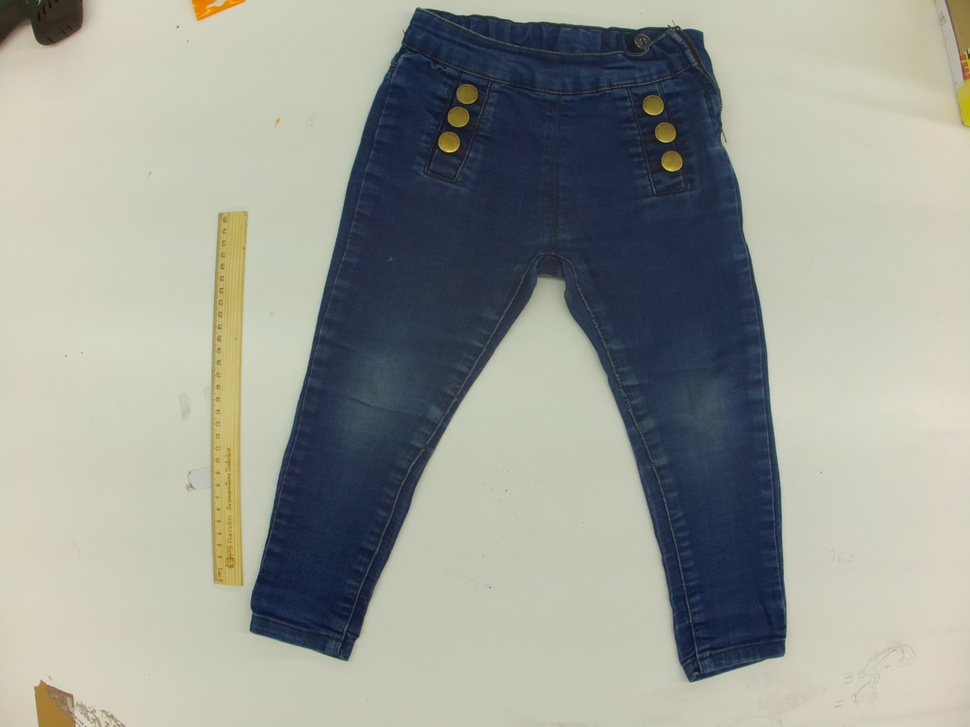
#> input picture test_images_mesurements/semburaco.jpg, 970 x 727 px, shrunk from 4056 x 3040 before the run, found by its file name
$ python universal_defect_detector_final.py
#> lines starting #> are read from the running program, lines starting #| are printed output that depends on the picture; after the words box and inside, x2 and y2 are one past the last pixel; in counts of white or black regions, pixels touching at a corner belong together; pictures that were not available may be replaced by others from this repository, and a replacement may not be noted
#!/usr/bin/env python3
"""
Universal Defect Detector - Final Version
Optimized for detecting even the smallest defects by comparing golden vs test images
Works with any apparel type
"""

import cv2
import numpy as np
from pathlib import Path
import json
from datetime import datetime

class UniversalDefectDetectorFinal:
    """Final version - extremely sensitive defect detection"""

    def __init__(self):
        self.min_defect_area = 20  # Very small minimum area
        self.debug = True

    def detect_defects(self, golden_path, test_path, output_path=None):
        """
        Main detection method - compares golden vs test image

        Args:
            golden_path: Path to reference image (no defects)
            test_path: Path to test image (may have defects)
            output_path: Optional visualization output path

        Returns:
            Dict with detection results
        """
        print(f"\n{'='*60}")
        print("UNIVERSAL DEFECT DETECTOR - FINAL VERSION")
        print(f"{'='*60}")

        # Load images
        print(f"\n📷 Loading images...")
        golden = cv2.imread(str(golden_path))
        test = cv2.imread(str(test_path))

        if golden is None or test is None:
            print("❌ Error loading images")
            return None

        h, w = golden.shape[:2]
        print(f"  Image size: {w}x{h}")

        # Ensure same size
        if golden.shape != test.shape:
            test = cv2.resize(test, (golden.shape[1], golden.shape[0]))

        # Convert to grayscale for initial alignment check
        gray_golden = cv2.cvtColor(golden, cv2.COLOR_BGR2GRAY)
        gray_test = cv2.cvtColor(test, cv2.COLOR_BGR2GRAY)

        # Simple alignment using template matching for small shifts
        print("\n🎯 Aligning images...")
        aligned_test = self.align_simple(golden, test)

        # Multiple detection strategies
        print("\n🔍 Running multi-strategy defect detection...")

        defects = []

        # Strategy 1: Direct pixel difference
        print("  1️⃣ Direct pixel difference...")
        defects1 = self.detect_by_pixel_diff(golden, aligned_test)
        defects.extend(defects1)

        # Strategy 2: Local texture analysis
        print("  2️⃣ Local texture analysis...")
        defects2 = self.detect_by_texture(golden, aligned_test)
        defects.extend(defects2)

        # Strategy 3: Color channel analysis
        print("  3️⃣ Color channel analysis...")
        defects3 = self.detect_by_color_channels(golden, aligned_test)
        defects.extend(defects3)

        # Strategy 4: Edge-based detection
        print("  4️⃣ Edge-based detection...")
        defects4 = self.detect_by_edges(golden, aligned_test)
        defects.extend(defects4)

        # Remove duplicates
        defects = self.remove_duplicates(defects)

        # Sort by confidence
        defects.sort(key=lambda x: x['confidence'], reverse=True)

        print(f"\n✅ Total defects found: {len(defects)}")

        # Show top defects
        for i, defect in enumerate(defects[:5], 1):
            print(f"\n  {i}. Defect at ({defect['center'][0]}, {defect['center'][1]})")
            print(f"     Method: {defect['method']}")
            print(f"     Size: {defect['bbox'][2]}x{defect['bbox'][3]} pixels")
            print(f"     Confidence: {defect['confidence']:.1%}")

        # Create visualization
        if output_path:
            self.visualize_results(golden, test, aligned_test, defects, output_path)

        # Return results
        return {
            'timestamp': datetime.now().isoformat(),
            'golden_image': str(golden_path),
            'test_image': str(test_path),
            'total_defects': len(defects),
            'defects': defects[:20]  # Top 20
        }

    def align_simple(self, img1, img2):
        """Simple alignment for small shifts"""
        # Convert to grayscale
        gray1 = cv2.cvtColor(img1, cv2.COLOR_BGR2GRAY)
        gray2 = cv2.cvtColor(img2, cv2.COLOR_BGR2GRAY)

        # Find shift using phase correlation
        shift = cv2.phaseCorrelate(np.float32(gray1), np.float32(gray2))[0]

        # Apply shift
        M = np.float32([[1, 0, shift[0]], [0, 1, shift[1]]])
        aligned = cv2.warpAffine(img2, M, (img1.shape[1], img1.shape[0]))

        return aligned

    def detect_by_pixel_diff(self, golden, test):
        """Detection by direct pixel difference"""
        defects = []

        # Multiple color spaces
        # BGR difference
        diff_bgr = cv2.absdiff(golden, test)
        diff_gray = cv2.cvtColor(diff_bgr, cv2.COLOR_BGR2GRAY)

        # Apply very low threshold to catch small differences
        _, binary = cv2.threshold(diff_gray, 15, 255, cv2.THRESH_BINARY)

        # Clean up
        kernel = np.ones((3,3), np.uint8)
        binary = cv2.morphologyEx(binary, cv2.MORPH_CLOSE, kernel)
        binary = cv2.morphologyEx(binary, cv2.MORPH_OPEN, kernel, iterations=1)

        # Find contours
        contours, _ = cv2.findContours(binary, cv2.RETR_EXTERNAL, cv2.CHAIN_APPROX_SIMPLE)

        for contour in contours:
            area = cv2.contourArea(contour)
            if area > self.min_defect_area:
                x, y, w, h = cv2.boundingRect(contour)
                cx = x + w // 2
                cy = y + h // 2

                # Calculate mean difference
                mask = np.zeros(diff_gray.shape, np.uint8)
                cv2.drawContours(mask, [contour], -1, 255, -1)
                mean_diff = cv2.mean(diff_gray, mask=mask)[0]

                confidence = min(1.0, mean_diff / 50)

                defects.append({
                    'method': 'pixel_diff',
                    'bbox': [x, y, w, h],
                    'center': [cx, cy],
                    'area': float(area),
                    'confidence': float(confidence)
                })

        return defects

    def detect_by_texture(self, golden, test):
        """Detection by local texture analysis"""
        defects = []

        # Convert to grayscale
        gray_golden = cv2.cvtColor(golden, cv2.COLOR_BGR2GRAY)
        gray_test = cv2.cvtColor(test, cv2.COLOR_BGR2GRAY)

        # Divide image into blocks and compare
        block_size = 50
        h, w = gray_golden.shape

        for y in range(0, h - block_size, block_size // 2):
            for x in range(0, w - block_size, block_size // 2):
                # Extract blocks
                block_golden = gray_golden[y:y+block_size, x:x+block_size]
                block_test = gray_test[y:y+block_size, x:x+block_size]

                # Calculate histogram difference
                hist_golden = cv2.calcHist([block_golden], [0], None, [256], [0, 256])
                hist_test = cv2.calcHist([block_test], [0], None, [256], [0, 256])

                # Compare histograms
                diff = cv2.compareHist(hist_golden, hist_test, cv2.HISTCMP_BHATTACHARYYA)

                # If significant difference
                if diff > 0.3:  # Threshold for texture difference
                    confidence = min(1.0, diff)

                    defects.append({
                        'method': 'texture',
                        'bbox': [x, y, block_size, block_size],
                        'center': [x + block_size // 2, y + block_size // 2],
                        'area': float(block_size * block_size),
                        'confidence': float(confidence)
                    })

        return defects

    def detect_by_color_channels(self, golden, test):
        """Detection by analyzing individual color channels"""
        defects = []

        # Split channels
        b_g, g_g, r_g = cv2.split(golden)
        b_t, g_t, r_t = cv2.split(test)

        # Check each channel
        for channel_g, channel_t, channel_name in [(b_g, b_t, 'blue'),
                                                    (g_g, g_t, 'green'),
                                                    (r_g, r_t, 'red')]:
            diff = cv2.absdiff(channel_g, channel_t)

            # Threshold
            _, binary = cv2.threshold(diff, 20, 255, cv2.THRESH_BINARY)

            # Find contours
            contours, _ = cv2.findContours(binary, cv2.RETR_EXTERNAL, cv2.CHAIN_APPROX_SIMPLE)

            for contour in contours:
                area = cv2.contourArea(contour)
                if area > self.min_defect_area:
                    x, y, w, h = cv2.boundingRect(contour)
                    cx = x + w // 2
                    cy = y + h // 2

                    confidence = min(1.0, area / 1000)

                    defects.append({
                        'method': f'color_{channel_name}',
                        'bbox': [x, y, w, h],
                        'center': [cx, cy],
                        'area': float(area),
                        'confidence': float(confidence)
                    })

        return defects

    def detect_by_edges(self, golden, test):
        """Detection by edge analysis"""
        defects = []

        # Convert to grayscale
        gray_golden = cv2.cvtColor(golden, cv2.COLOR_BGR2GRAY)
        gray_test = cv2.cvtColor(test, cv2.COLOR_BGR2GRAY)

        # Detect edges
        edges_golden = cv2.Canny(gray_golden, 30, 100)
        edges_test = cv2.Canny(gray_test, 30, 100)

        # Find edge differences
        edge_diff = cv2.absdiff(edges_golden, edges_test)

        # Dilate to connect nearby edges
        kernel = np.ones((5,5), np.uint8)
        edge_diff = cv2.dilate(edge_diff, kernel, iterations=1)

        # Find contours
        contours, _ = cv2.findContours(edge_diff, cv2.RETR_EXTERNAL, cv2.CHAIN_APPROX_SIMPLE)

        for contour in contours:
            area = cv2.contourArea(contour)
            if area > self.min_defect_area * 2:  # Slightly larger threshold for edges
                x, y, w, h = cv2.boundingRect(contour)
                cx = x + w // 2
                cy = y + h // 2

                confidence = min(1.0, area / 500)

                defects.append({
                    'method': 'edge',
                    'bbox': [x, y, w, h],
                    'center': [cx, cy],
                    'area': float(area),
                    'confidence': float(confidence)
                })

        return defects

    def remove_duplicates(self, defects):
        """Remove duplicate detections"""
        unique = []

        for defect in defects:
            is_duplicate = False
            cx, cy = defect['center']

            for existing in unique:
                ex, ey = existing['center']
                dist = np.sqrt((cx - ex)**2 + (cy - ey)**2)

                # If too close, consider duplicate
                if dist < 30:
                    is_duplicate = True
                    # Keep the one with higher confidence
                    if defect['confidence'] > existing['confidence']:
                        unique.remove(existing)
                        is_duplicate = False
                    break

            if not is_duplicate:
                unique.append(defect)

        return unique

    def visualize_results(self, golden, test, aligned, defects, output_path):
        """Create visualization of results"""
        img_h, img_w = test.shape[:2]

        # Mark defects
        marked = test.copy()

        # Draw each defect
        for i, defect in enumerate(defects[:10]):  # Top 10
            x, y, w, h = defect['bbox']
            cx, cy = defect['center']
            method = defect['method']
            conf = defect['confidence']

            # Color by method
            colors = {
                'pixel_diff': (0, 0, 255),      # Red
                'texture': (255, 0, 0),          # Blue
                'edge': (0, 255, 0),             # Green
            }

            color = colors.get(method.split('_')[0], (0, 255, 255))  # Default yellow

            # Draw rectangle
            cv2.rectangle(marked, (x, y), (x+w, y+h), color, 2)

            # Draw center
            cv2.circle(marked, (cx, cy), 3, color, -1)

            # Add text
            text = f"#{i+1} {method} ({conf:.0%})"
            cv2.putText(marked, text, (x, y-5), cv2.FONT_HERSHEY_SIMPLEX,
                       0.4, color, 1)

        # Create grid
        grid = np.zeros((img_h*2, img_w*2, 3), dtype=np.uint8)
        grid[:img_h, :img_w] = golden
        grid[:img_h, img_w:] = test
        grid[img_h:, :img_w] = aligned
        grid[img_h:, img_w:] = marked

        # Add labels
        font = cv2.FONT_HERSHEY_SIMPLEX
        cv2.putText(grid, "GOLDEN IMAGE", (10, 40), font, 1, (0, 255, 0), 2)
        cv2.putText(grid, "TEST IMAGE", (img_w+10, 40), font, 1, (0, 255, 255), 2)
        cv2.putText(grid, "ALIGNED TEST", (10, img_h+40), font, 1, (255, 255, 0), 2)
        cv2.putText(grid, f"DEFECTS: {len(defects)}", (img_w+10, img_h+40), font, 1, (0, 0, 255), 2)

        # Save
        cv2.imwrite(str(output_path), grid)
        print(f"\n💾 Visualization saved to: {output_path}")

        # Save marked only
        marked_path = str(output_path).replace('.png', '_marked.png')
        cv2.imwrite(marked_path, marked)
        print(f"💾 Marked image saved to: {marked_path}")


def main():
    """Test with provided images"""
    detector = UniversalDefectDetectorFinal()

    golden = "/home/celso/projects/qa_dashboard/test_images_mesurements/semburaco.jpg"
    test = "/home/celso/projects/qa_dashboard/test_images_mesurements/buraco.jpg"
    output = "/home/celso/projects/qa_dashboard/ai_mesurement/universal_final_result.png"

    result = detector.detect_defects(golden, test, output)
#> in detect_defects, golden is the input picture: shape (727, 970, 3); mean B, G, R 148.5, 156.2, 153.4
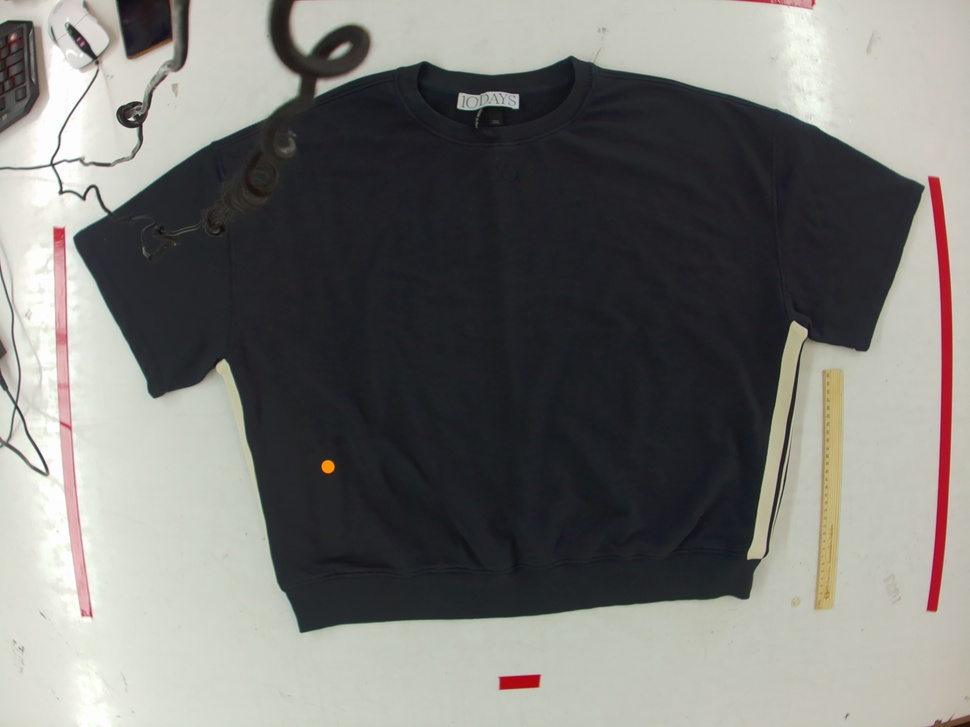
#> input picture test_images_mesurements/ant.jpg, 970 x 727 px, shrunk from 4056 x 3040 before the run, given in place of buraco.jpg, which was not available
#> in detect_defects, test is the input picture: shape (727, 970, 3); mean B, G, R 116.6, 119.9, 120.4
#|   Image size: 970x727
#> in align_simple, `shift = cv2.phaseCorrelate(np.float32(gray1), np.float32(gray2))[0]`: shift = (107.7, -0.0274)
#> in align_simple, `M = np.float32([[1, 0, shift[0]], [0, 1, shift[1]]])`: M = [[1, 0, 107.7], [0, 1, -0.0274]]
#> in detect_by_pixel_diff, `binary = cv2.morphologyEx(binary, cv2.MORPH_OPEN, kernel, iterations=1)`:
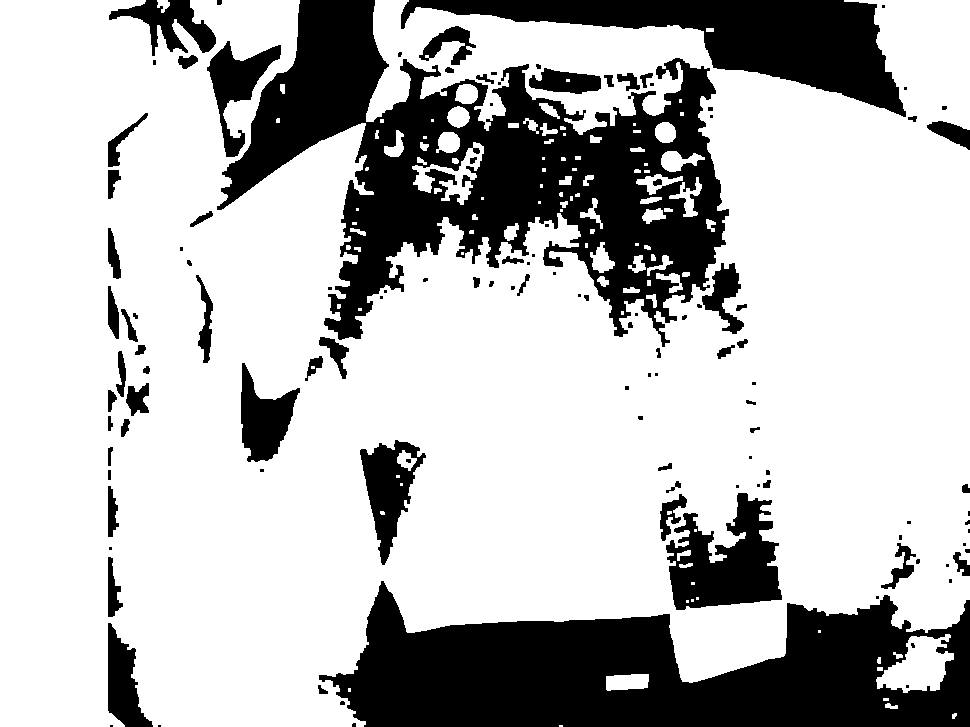
#> binary: shape (727, 970); 73.6% white; 120 black regions (52 under 20 px)
#> in detect_by_pixel_diff, `contours, _ = cv2.findContours(binary, cv2.RETR_EXTERNAL, cv2.CHAIN_AP..`: contours = 96 contours, 49 with area under 20; largest, box (x1, y1, x2, y2) and area: (0, 0, 970, 727) 532774, (876, 634, 954, 693) 2522, (412, 142, 484, 205) 1314, (606, 674, 649, 691) 572, (661, 151, 705, 172) 466
#> the loop in detect_by_pixel_diff, `for contour in contours:` made 96 passes
#> (area, x, y, w, h, cx, cy, mean_diff) on passes 3, 6, 9, 10: (35.5, 885, 703, 13, 6, 891, 706, 16.08), (571.5, 606, 674, 43, 17, 627, 682, 115.2), (25, 893, 652, 10, 7, 898, 655, 14.95), (2521.5, 876, 634, 78, 59, 915, 663, 16.42)
#> after the loop in detect_by_pixel_diff, `for contour in contours:`: defects = 47 items
#> in detect_by_texture, `h, w = gray_golden.shape`: h = 727; w = 970
#> after the loop in detect_by_texture, `for y in range(0, h - block_size, block_size // 2):`: defects = 1033 items
#> the loop in detect_by_color_channels, `for channel_g, channel_t, channel_name in [(b_g, b_t, 'blue'), (g_g, g..` made 3 passes
#> after the loop in detect_by_color_channels, `for channel_g, channel_t, channel_name in [(b_g, b_t, 'blue'),`:
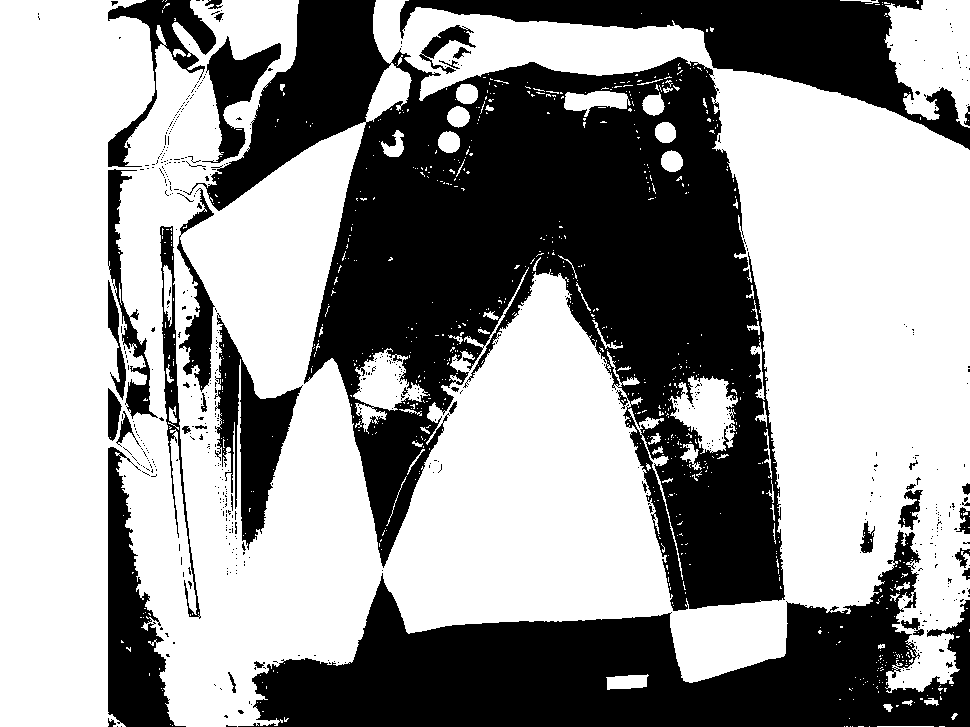
#> binary: shape (727, 970); 59.7% white; 606 black regions (559 under 20 px), largest, box (x1, y1, x2, y2) and area: (183, 0, 785, 611) 154750, (238, 530, 970, 727) 65467, (400, 0, 970, 150) 24228
#> after the loop in detect_by_color_channels, `for channel_g, channel_t, channel_name in [(b_g, b_t, 'blue'),`: defects = 24 items
#> in detect_by_edges, `contours, _ = cv2.findContours(edge_diff, cv2.RETR_EXTERNAL, cv2.CHAIN..`: contours = 33 contours; largest, box (x1, y1, x2, y2) and area: (32, 0, 970, 727) 363303, (919, 366, 952, 612) 3560, (930, 0, 970, 130) 2018, (0, 0, 86, 52) 1259, (848, 642, 915, 706) 1095
#> the loop in detect_by_edges, `for contour in contours:` made 33 passes
#> (area, x, y, w, h, cx, cy, confidence) on passes 1 to 4: (74, 172, 719, 20, 8, 182, 723, 0.148), (52.5, 221, 713, 10, 7, 226, 716, 0.105), (70.5, 950, 711, 9, 11, 954, 716, 0.141), (53, 236, 708, 9, 8, 240, 712, 0.106)
#> after the loop in detect_by_edges, `for contour in contours:`: defects = 27 items
#> the loop in remove_duplicates, `for defect in defects:` made 1131 passes
#> (cx, cy) on pass 1: (891, 706)
#| ✅ Total defects found: 365
#> the loop in detect_defects, `for i, defect in enumerate(defects[:5], 1):` made 5 passes
#|   1. Defect at (627, 682)
#|      Method: pixel_diff
#|      Size: 43x17 pixels
#> (further printed lines are left out)
#> the loop in visualize_results, `for i, defect in enumerate(defects[:10]):` made 10 passes
#> in visualize_results, `cv2.putText(grid, f"DEFECTS: {len(defects)}", (img_w+10, img_h+40), fo..`:
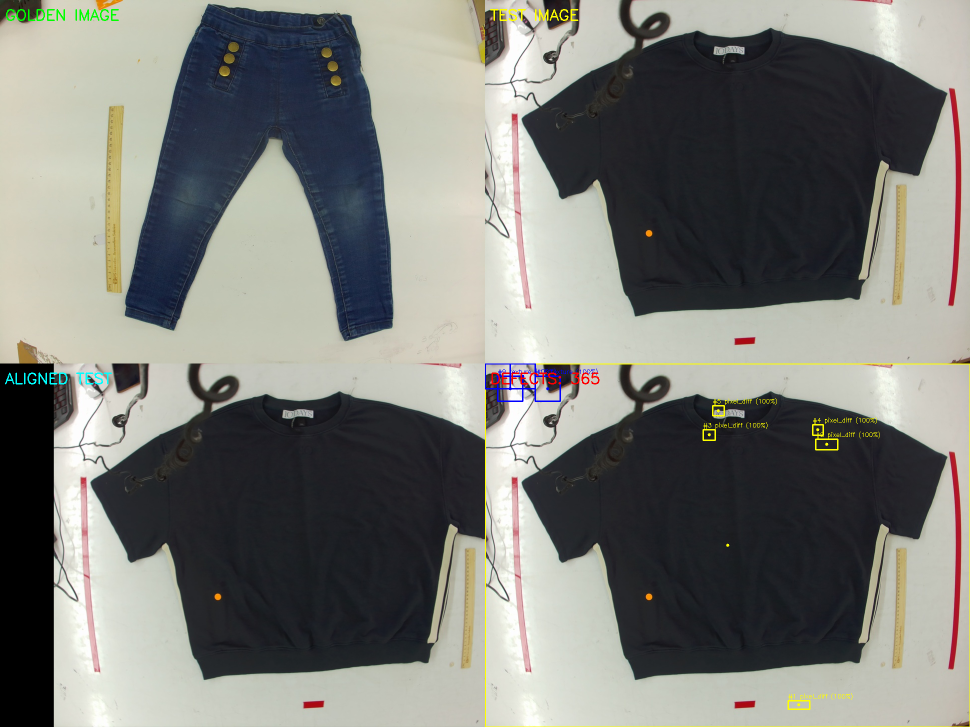
#> grid: shape (1454, 1940, 3) (shown at 1/2 size); mean B, G, R 119.6, 124.6, 123.8

    if result:
        # Save report
        report_path = Path(output).with_suffix('.json')
        with open(report_path, 'w') as f:
            json.dump(result, f, indent=2)

        print(f"\n{'='*60}")
        print("🎯 DETECTION COMPLETE!")
        print(f"{'='*60}")
        print(f"✅ Found {result['total_defects']} potential defects")
#| ✅ Found 365 potential defects

        if result['defects']:
            defect = result['defects'][0]
            print(f"\n📍 Top defect location:")
            print(f"   Position: ({defect['center'][0]}, {defect['center'][1]})")
#|    Position: (627, 682)
            print(f"   Detection method: {defect['method']}")
#|    Detection method: pixel_diff
            print(f"   Confidence: {defect['confidence']:.1%}")
#|    Confidence: 100.0%


if __name__ == "__main__":
    main()
